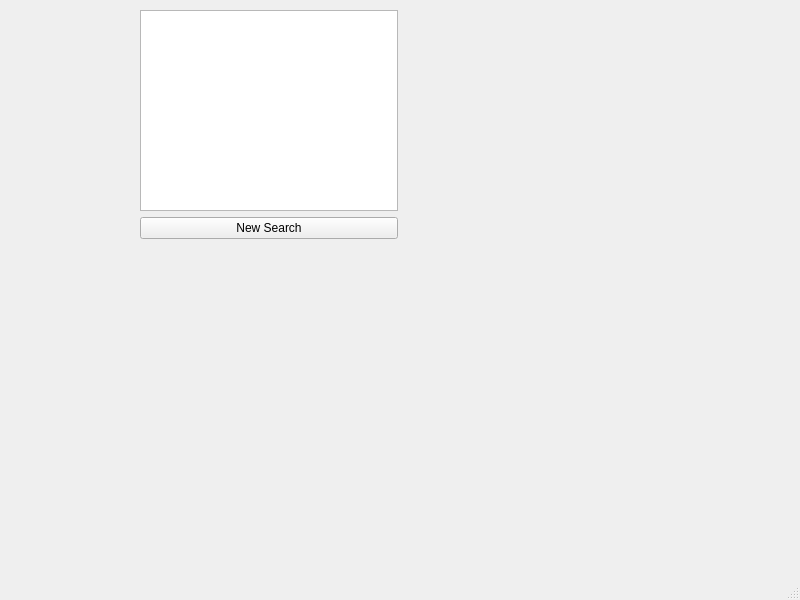
<?xml version="1.0" encoding="UTF-8"?>
<ui version="4.0">
 <class>MainWindow</class>
 <widget class="QMainWindow" name="MainWindow">
  <property name="geometry">
   <rect>
    <x>0</x>
    <y>0</y>
    <width>800</width>
    <height>600</height>
   </rect>
  </property>
  <property name="windowTitle">
   <string>MainWindow</string>
  </property>
  <widget class="QWidget" name="centralwidget">
   <widget class="QWidget" name="">
    <property name="geometry">
     <rect>
      <x>140</x>
      <y>10</y>
      <width>258</width>
      <height>229</height>
     </rect>
    </property>
    <layout class="QVBoxLayout" name="verticalLayout">
     <item>
      <widget class="QTableView" name="uiResultTable"/>
     </item>
     <item>
      <widget class="QPushButton" name="uiSearchButton">
       <property name="text">
        <string>New Search</string>
       </property>
      </widget>
     </item>
    </layout>
   </widget>
  </widget>
  <widget class="QMenuBar" name="menubar">
   <property name="geometry">
    <rect>
     <x>0</x>
     <y>0</y>
     <width>800</width>
     <height>26</height>
    </rect>
   </property>
  </widget>
  <widget class="QStatusBar" name="statusbar"/>
 </widget>
 <resources/>
 <connections/>
</ui>
